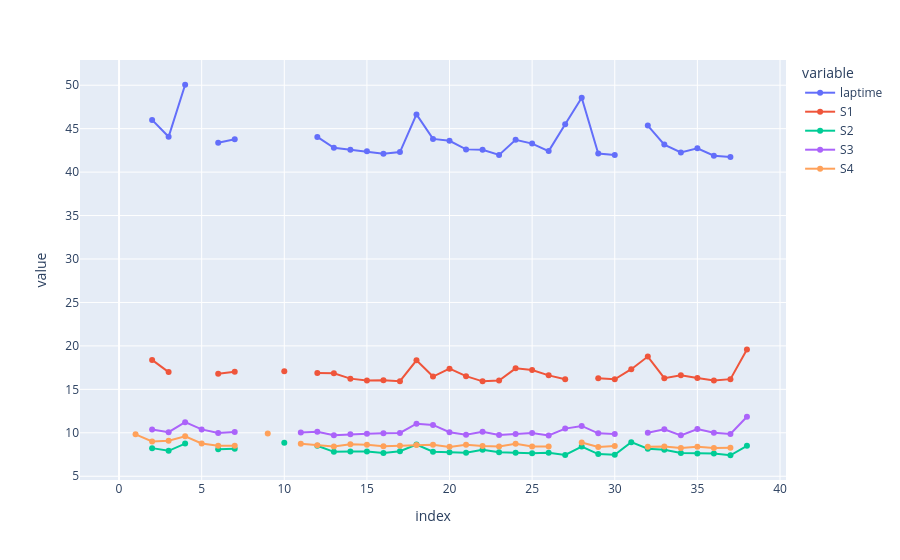

Notebook cell for this chart:
### Code cell
px.line(laptimes, markers=True)

### Figure 1 — Plotly figure (JSON) as saved in the notebook; plotly's stock layout.template omitted (floating-point values rounded to 4 significant figures)
{"data": [{"hovertemplate": "variable=laptime<br>index=%{x}<br>value=%{y}<extra></extra>", "legendgroup": "laptime", "line": {"color": "#636efa", "dash": "solid"}, "marker": {"symbol": "circle"}, "mode": "lines+markers", "name": "laptime", "orientation": "v", "showlegend": true, "type": "scatter", "x": [0, 1, 2, 3, 4, 5, 6, 7, 8, 9, 10, 11, 12, 13, 14, 15, 16, 17, 18, 19, 20, 21, 22, 23, 24, 25, 26, 27, 28, 29, 30, 31, 32, 33, 34, 35, 36, 37, 38], "xaxis": "x", "y": [NaN, NaN, 46.01, 44.06, 50.05, NaN, 43.38, 43.77, NaN, NaN, NaN, NaN, 44.05, 42.8, 42.58, 42.39, 42.12, 42.31, 46.64, 43.82, 43.6, 42.62, 42.57, 41.98, 43.72, 43.28, 42.42, 45.5, 48.56, 42.13, 41.97, NaN, 45.36, 43.17, 42.26, 42.74, 41.88, 41.73, NaN], "yaxis": "y"}, {"hovertemplate": "variable=S1<br>index=%{x}<br>value=%{y}<extra></extra>", "legendgroup": "S1", "line": {"color": "#EF553B", "dash": "solid"}, "marker": {"symbol": "circle"}, "mode": "lines+markers", "name": "S1", "orientation": "v", "showlegend": true, "type": "scatter", "x": [0, 1, 2, 3, 4, 5, 6, 7, 8, 9, 10, 11, 12, 13, 14, 15, 16, 17, 18, 19, 20, 21, 22, 23, 24, 25, 26, 27, 28, 29, 30, 31, 32, 33, 34, 35, 36, 37, 38], "xaxis": "x", "y": [NaN, NaN, 18.39, 16.99, NaN, NaN, 16.8, 17.02, NaN, NaN, 17.07, NaN, 16.87, 16.85, 16.23, 16.03, 16.05, 15.94, 18.34, 16.47, 17.38, 16.52, 15.92, 16.01, 17.42, 17.23, 16.61, 16.17, NaN, 16.28, 16.16, 17.32, 18.78, 16.29, 16.62, 16.3, 16.01, 16.17, 19.59], "yaxis": "y"}, {"hovertemplate": "variable=S2<br>index=%{x}<br>value=%{y}<extra></extra>", "legendgroup": "S2", "line": {"color": "#00cc96", "dash": "solid"}, "marker": {"symbol": "circle"}, "mode": "lines+markers", "name": "S2", "orientation": "v", "showlegend": true, "type": "scatter", "x": [0, 1, 2, 3, 4, 5, 6, 7, 8, 9, 10, 11, 12, 13, 14, 15, 16, 17, 18, 19, 20, 21, 22, 23, 24, 25, 26, 27, 28, 29, 30, 31, 32, 33, 34, 35, 36, 37, 38], "xaxis": "x", "y": [NaN, NaN, 8.236, 7.924, 8.755, NaN, 8.102, 8.167, NaN, NaN, 8.853, NaN, 8.511, 7.81, 7.84, 7.839, 7.671, 7.873, 8.645, 7.817, 7.772, 7.703, 8.036, 7.775, 7.71, 7.657, 7.699, 7.457, 8.416, 7.546, 7.473, 8.927, 8.159, 8.054, 7.671, 7.614, 7.609, 7.417, 8.509], "yaxis": "y"}, {"hovertemplate": "variable=S3<br>index=%{x}<br>value=%{y}<extra></extra>", "legendgroup": "S3", "line": {"color": "#ab63fa", "dash": "solid"}, "marker": {"symbol": "circle"}, "mode": "lines+markers", "name": "S3", "orientation": "v", "showlegend": true, "type": "scatter", "x": [0, 1, 2, 3, 4, 5, 6, 7, 8, 9, 10, 11, 12, 13, 14, 15, 16, 17, 18, 19, 20, 21, 22, 23, 24, 25, 26, 27, 28, 29, 30, 31, 32, 33, 34, 35, 36, 37, 38], "xaxis": "x", "y": [NaN, NaN, 10.38, 10.07, 11.22, 10.39, 9.977, 10.09, NaN, NaN, NaN, 10.03, 10.11, 9.723, 9.836, 9.892, 9.936, 9.981, 11.05, 10.91, 10.07, 9.768, 10.13, 9.757, 9.855, 9.967, 9.692, 10.48, 10.79, 9.941, 9.851, NaN, 10.01, 10.41, 9.709, 10.43, 9.998, 9.865, 11.85], "yaxis": "y"}, {"hovertemplate": "variable=S4<br>index=%{x}<br>value=%{y}<extra></extra>", "legendgroup": "S4", "line": {"color": "#FFA15A", "dash": "solid"}, "marker": {"symbol": "circle"}, "mode": "lines+markers", "name": "S4", "orientation": "v", "showlegend": true, "type": "scatter", "x": [0, 1, 2, 3, 4, 5, 6, 7, 8, 9, 10, 11, 12, 13, 14, 15, 16, 17, 18, 19, 20, 21, 22, 23, 24, 25, 26, 27, 28, 29, 30, 31, 32, 33, 34, 35, 36, 37, 38], "xaxis": "x", "y": [NaN, 9.824, 9.006, 9.083, 9.591, 8.767, 8.499, 8.503, NaN, 9.922, NaN, 8.733, 8.555, 8.416, 8.676, 8.625, 8.465, 8.515, 8.602, 8.62, 8.382, 8.621, 8.483, 8.434, 8.743, 8.422, 8.414, NaN, 8.89, 8.362, 8.493, NaN, 8.409, 8.417, 8.26, 8.403, 8.262, 8.273, NaN], "yaxis": "y"}], "layout": {"legend": {"title": {"text": "variable"}, "tracegroupgap": 0}, "margin": {"t": 60}, "xaxis": {"anchor": "y", "domain": [0, 1], "title": {"text": "index"}}, "yaxis": {"anchor": "x", "domain": [0, 1], "title": {"text": "value"}}}}
